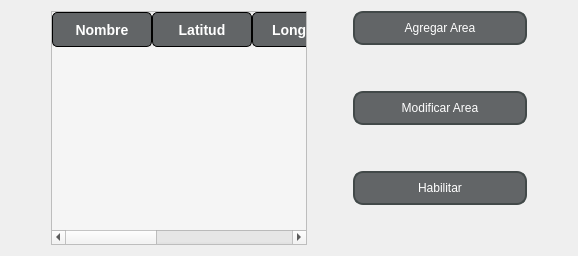
            <widget class="QWidget" name="Lista_Areas_2">
             <layout class="QGridLayout" name="gridLayout_2">
              <item row="0" column="0">
               <layout class="QHBoxLayout" name="horizontalLayout_3" stretch="0,1,0,0,0">
                <item>
                 <spacer name="horizontalSpacer_2">
                  <property name="orientation">
                   <enum>Qt::Horizontal</enum>
                  </property>
                  <property name="sizeHint" stdset="0">
                   <size>
                    <width>40</width>
                    <height>20</height>
                   </size>
                  </property>
                 </spacer>
                </item>
                <item>
                 <widget class="QTableWidget" name="table_Areas">
                  <property name="styleSheet">
                   <string notr="true"> QTableWidget {
        background-color: #f5f5f5;  
        alternate-background-color: #e0f7fa;
        gridline-color: #3498db; 
    }
    
    QHeaderView::section {
        background-color: #626567;  
        color: white;
		font-size: 14px;
		height: 25px;
        font-weight: bold;
        padding: 4px;
		border-radius: 5px;
		border: 1px solid black 
    }
    
    QTableWidget::item {
        padding: 8px;
		min-width: 300px;
		height:40px;
    }
    
    QTableWidget::item:selected {
        background-color: #d5dbdb;  
        color: white; 
    }</string>
                  </property>
                  <column>
                   <property name="text">
                    <string>Nombre</string>
                   </property>
                  </column>
                  <column>
                   <property name="text">
                    <string>Latitud</string>
                   </property>
                  </column>
                  <column>
                   <property name="text">
                    <string>Longitud</string>
                   </property>
                  </column>
                  <column>
                   <property name="text">
                    <string>Ancho</string>
                   </property>
                  </column>
                  <column>
                   <property name="text">
                    <string>Largo</string>
                   </property>
                   <property name="font">
                    <font>
                     <pointsize>10</pointsize>
                    </font>
                   </property>
                  </column>
                 </widget>
                </item>
                <item>
                 <spacer name="horizontalSpacer_3">
                  <property name="orientation">
                   <enum>Qt::Horizontal</enum>
                  </property>
                  <property name="sizeHint" stdset="0">
                   <size>
                    <width>40</width>
                    <height>20</height>
                   </size>
                  </property>
                 </spacer>
                </item>
                <item>
                 <layout class="QVBoxLayout" name="verticalLayout_3" stretch="0,0,0,0,0,1">
                  <item>
                   <widget class="QPushButton" name="Agregar_Area">
                    <property name="styleSheet">
                     <string notr="true">QPushButton{
	border-radius:10px;
	background-color: rgb(98, 101, 103); 
	font: 16pt &quot;Arial&quot;;
	color: rgb(255, 255, 255);
	border: 2px solid rgb(66, 73, 73);
	width: 170px;
    height: 30px;
}


QPushButton:hover{
	border-radius:10px; 
	font: 16pt &quot;Arial&quot;;
	color: rgb(255, 255, 255);
	border: 2px solid rgb(244, 69, 31);
	background-color: rgb(244, 69, 31);
}</string>
                    </property>
                    <property name="text">
                     <string>Agregar Area</string>
                    </property>
                   </widget>
                  </item>
                  <item>
                   <spacer name="verticalSpacer_26">
                    <property name="orientation">
                     <enum>Qt::Vertical</enum>
                    </property>
                    <property name="sizeHint" stdset="0">
                     <size>
                      <width>20</width>
                      <height>40</height>
                     </size>
                    </property>
                   </spacer>
                  </item>
                  <item>
                   <widget class="QPushButton" name="Modificar_Area">
                    <property name="styleSheet">
                     <string notr="true">QPushButton{
	border-radius:10px;
	background-color: rgb(98, 101, 103); 
	font: 16pt &quot;Arial&quot;;
	color: rgb(255, 255, 255);
	border: 2px solid rgb(66, 73, 73);
	width: 170px;
    height: 30px;
}


QPushButton:hover{
	border-radius:10px; 
	font: 16pt &quot;Arial&quot;;
	color: rgb(255, 255, 255);
	border: 2px solid rgb(244, 69, 31);
	background-color: rgb(244, 69, 31);
}</string>
                    </property>
                    <property name="text">
                     <string>Modificar Area</string>
                    </property>
                   </widget>
                  </item>
                  <item>
                   <spacer name="verticalSpacer_25">
                    <property name="orientation">
                     <enum>Qt::Vertical</enum>
                    </property>
                    <property name="sizeHint" stdset="0">
                     <size>
                      <width>20</width>
                      <height>40</height>
                     </size>
                    </property>
                   </spacer>
                  </item>
                  <item>
                   <widget class="QPushButton" name="Hab_Des_Area">
                    <property name="styleSheet">
                     <string notr="true">QPushButton{
	border-radius:10px;
	background-color: rgb(98, 101, 103); 
	font: 16pt &quot;Arial&quot;;
	color: rgb(255, 255, 255);
	border: 2px solid rgb(66, 73, 73);
	width: 170px;
    height: 30px;
}


QPushButton:hover{
	border-radius:10px; 
	font: 16pt &quot;Arial&quot;;
	color: rgb(255, 255, 255);
	border: 2px solid rgb(244, 69, 31);
	background-color: rgb(244, 69, 31);
}</string>
                    </property>
                    <property name="text">
                     <string>Habilitar</string>
                    </property>
                   </widget>
                  </item>
                  <item>
                   <spacer name="verticalSpacer_3">
                    <property name="orientation">
                     <enum>Qt::Vertical</enum>
                    </property>
                    <property name="sizeHint" stdset="0">
                     <size>
                      <width>20</width>
                      <height>40</height>
                     </size>
                    </property>
                   </spacer>
                  </item>
                 </layout>
                </item>
                <item>
                 <spacer name="horizontalSpacer_7">
                  <property name="orientation">
                   <enum>Qt::Horizontal</enum>
                  </property>
                  <property name="sizeHint" stdset="0">
                   <size>
                    <width>40</width>
                    <height>20</height>
                   </size>
                  </property>
                 </spacer>
                </item>
               </layout>
              </item>
             </layout>
            </widget>
